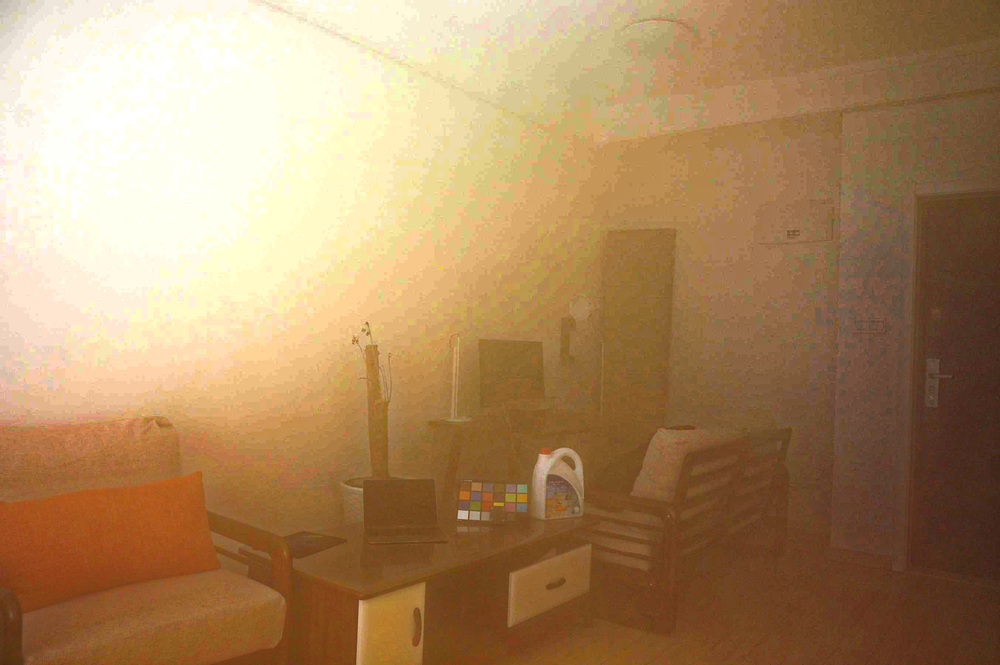
#> input picture Dehaze/PSNR_SSIM/image/J.png, 1000 x 665 px, shrunk from 2708 x 1800 before the run, found by its file name; its folder holds only this picture in this run
$ python dcn.py image/J.png   (older library calls are emulated)
#> lines starting #> are read from the running program, lines starting #| are printed output that depends on the picture
import os

import cv2;
import math;
import numpy as np;


def DarkChannel(im, sz):
    b, g, r = cv2.split(im)
    dc = cv2.min(cv2.min(r, g), b);
    kernel = cv2.getStructuringElement(cv2.MORPH_RECT, (sz, sz))
    dark = cv2.erode(dc, kernel)
    return dark


def AtmLight(im, dark):
    [h, w] = im.shape[:2]
    imsz = h * w
    numpx = int(max(math.floor(imsz / 1000), 1))
    darkvec = dark.reshape(imsz, 1);
    imvec = im.reshape(imsz, 3);

    indices = darkvec.argsort();
    indices = indices[imsz - numpx::]

    atmsum = np.zeros([1, 3])
    for ind in range(1, numpx):
        atmsum = atmsum + imvec[indices[ind]]

    A = atmsum / numpx;
    return A


def TransmissionEstimate(im, A, sz):
    omega = 0.95;
    im3 = np.empty(im.shape, im.dtype);

    for ind in range(0, 3):
        im3[:, :, ind] = im[:, :, ind] / A[0, ind]

    transmission = 1 - omega * DarkChannel(im3, sz);
    return transmission


def Guidedfilter(im, p, r, eps):
    mean_I = cv2.boxFilter(im, cv2.CV_64F, (r, r));
    mean_p = cv2.boxFilter(p, cv2.CV_64F, (r, r));
    mean_Ip = cv2.boxFilter(im * p, cv2.CV_64F, (r, r));
    cov_Ip = mean_Ip - mean_I * mean_p;

    mean_II = cv2.boxFilter(im * im, cv2.CV_64F, (r, r));
    var_I = mean_II - mean_I * mean_I;

    a = cov_Ip / (var_I + eps);
    b = mean_p - a * mean_I;

    mean_a = cv2.boxFilter(a, cv2.CV_64F, (r, r));
    mean_b = cv2.boxFilter(b, cv2.CV_64F, (r, r));

    q = mean_a * im + mean_b;
    return q;


def TransmissionRefine(im, et):
    gray = cv2.cvtColor(im, cv2.COLOR_BGR2GRAY);
    gray = np.float64(gray) / 255;
    r = 60;
    eps = 0.0001;
    t = Guidedfilter(gray, et, r, eps);

    return t;


def Recover(im, t, A, tx=0.1):
    res = np.empty(im.shape, im.dtype);
    t = cv2.max(t, tx);

    for ind in range(0, 3):
        res[:, :, ind] = (im[:, :, ind] - A[0, ind]) / t + A[0, ind]

    return res


if __name__ == '__main__':
    import sys
    path = r'E:\DataSet\VideoHazy_v3\Test\image\test\image'
    names = os.listdir(path)
    for name in names:
        fn = os.path.join(path, name)
        # fn = r'E:\DataSet\VideoHazy_v3\Test\image\images2\100001.JPG'
        def nothing(*argv):
            pass


        src = cv2.imread(fn);
#> src is the input picture: shape (665, 1000, 3); mean B, G, R 98, 137.7, 172.2

        I = src.astype('float64') / 255;

        dark = DarkChannel(I, 15);
#> in DarkChannel, `dark = cv2.erode(dc, kernel)`:
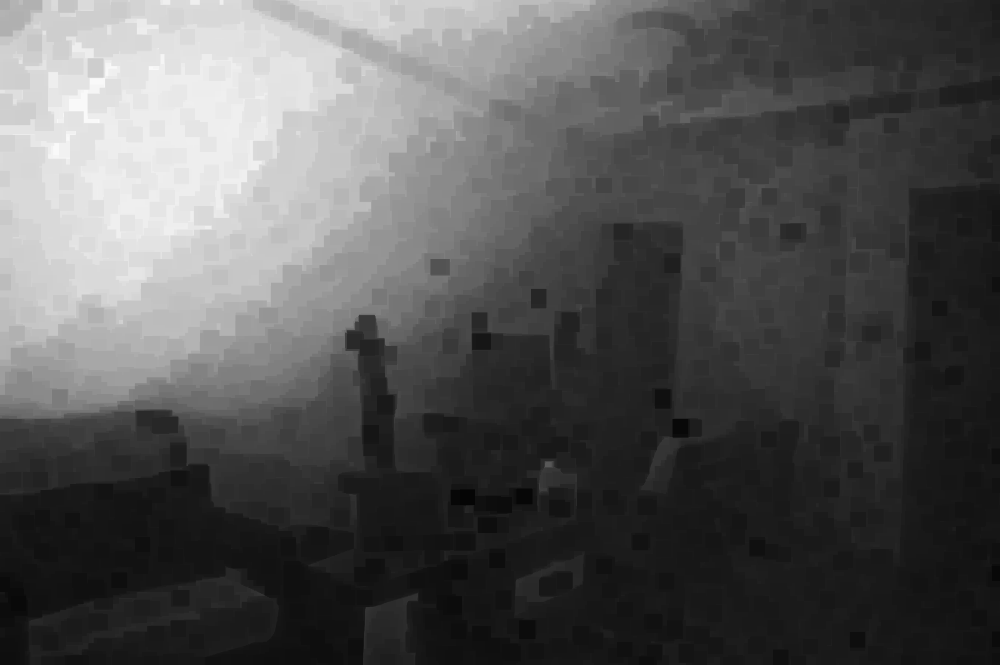
#> dark: shape (665, 1000) float64; min 0.0196, max 0.988, mean 0.333
        A = AtmLight(I, dark);
#> in AtmLight, `indices = indices[imsz - numpx::]`: indices = 665 values from 0 to 0
#> the loop in AtmLight, `for ind in range(1, numpx):` made 664 passes
#> atmsum on passes 1 to 3: [[0.663, 0.706, 0.737]], [[1.33, 1.41, 1.47]], [[1.99, 2.12, 2.21]]
#> after the loop in AtmLight, `for ind in range(1, numpx):`: atmsum = [[440.1, 468.7, 489.5]]
#> in AtmLight, `A = atmsum / numpx;`: A = [[0.662, 0.705, 0.736]]
#> A = [[0.662, 0.705, 0.736]]
        te = TransmissionEstimate(I, A, 15);
#> after the loop in TransmissionEstimate, `for ind in range(0, 3):`:
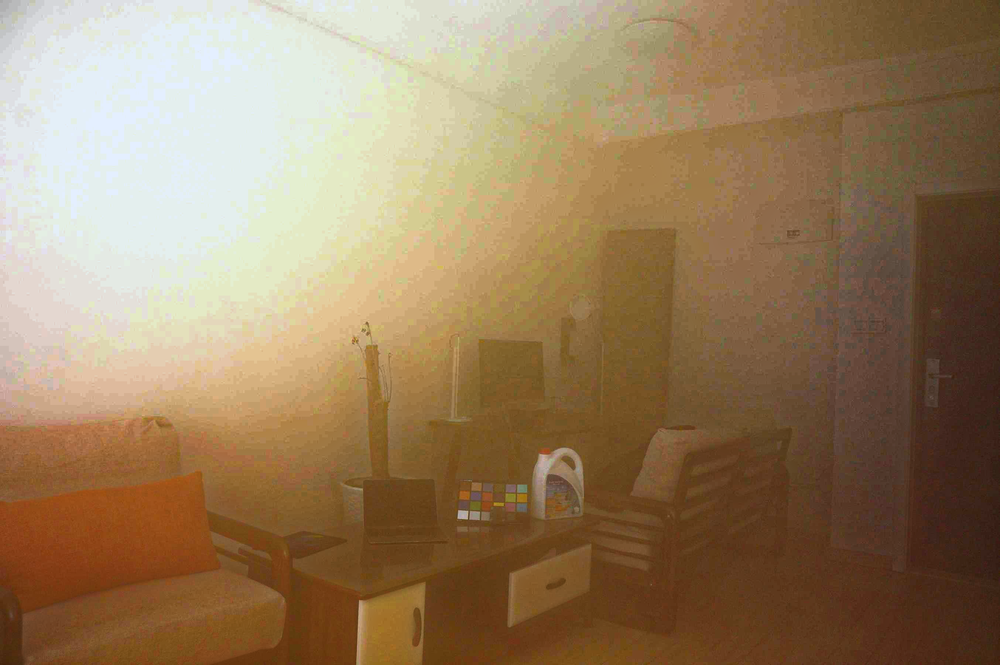
#> im3: shape (665, 1000, 3) float64; mean B, G, R 0.581, 0.766, 0.917; drawn with min black and max white
        t = TransmissionRefine(src, te);
#> in Guidedfilter, `mean_a = cv2.boxFilter(a, cv2.CV_64F, (r, r));`:
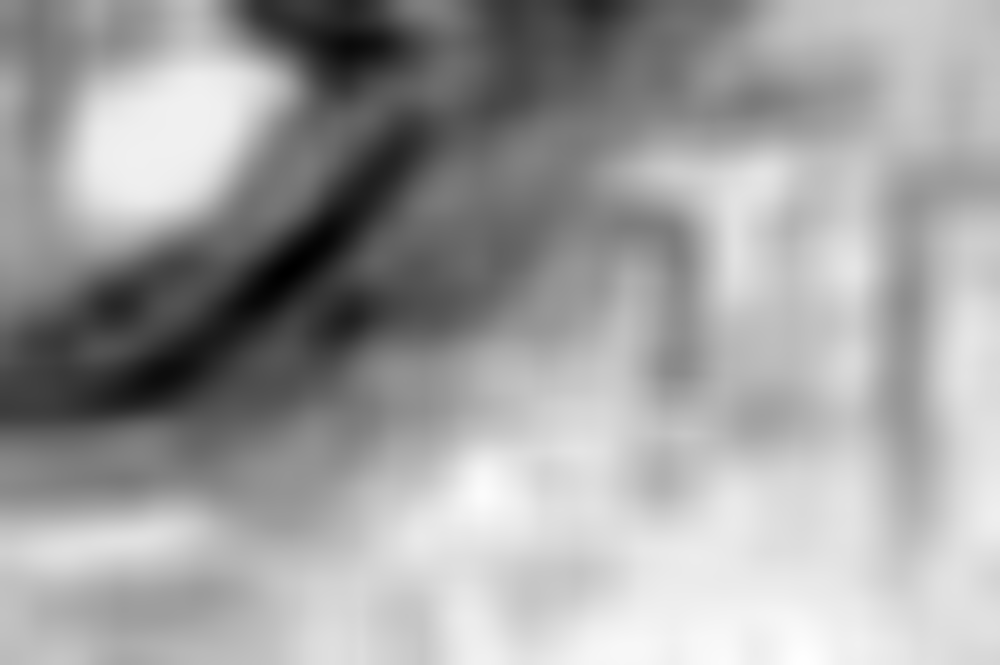
#> mean_a: shape (665, 1000) float64; min -2.26, max 0.137, mean -0.747; drawn with min black and max white
#> in Guidedfilter, `mean_b = cv2.boxFilter(b, cv2.CV_64F, (r, r));`:
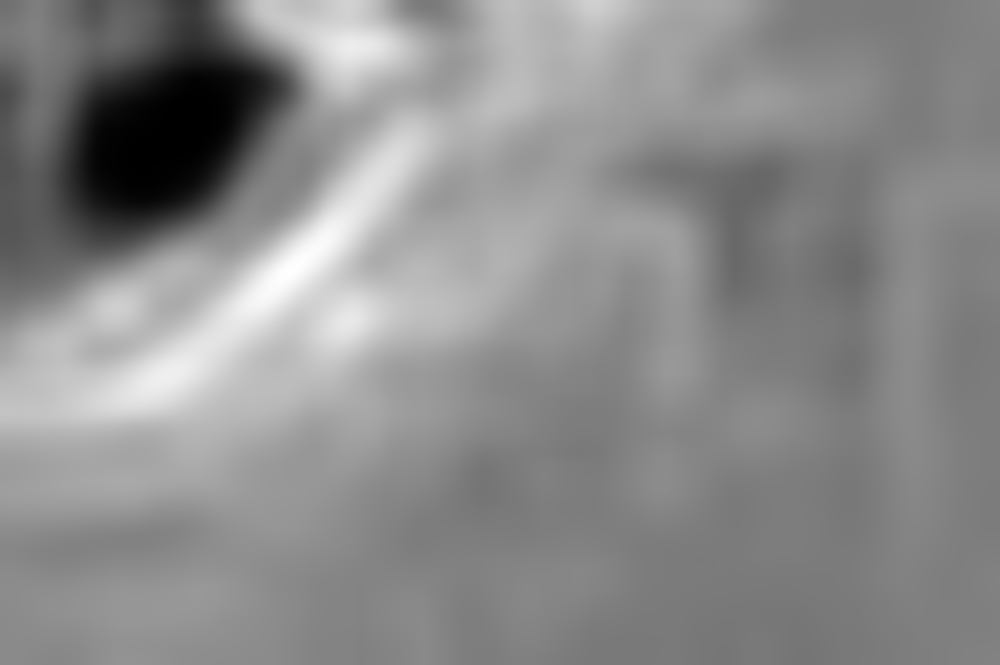
#> mean_b: shape (665, 1000) float64; min -0.294, max 2.14, mean 1.04; drawn with min black and max white
        J = Recover(I, t, A, 0.1);
#> in Recover, `t = cv2.max(t, tx);`:
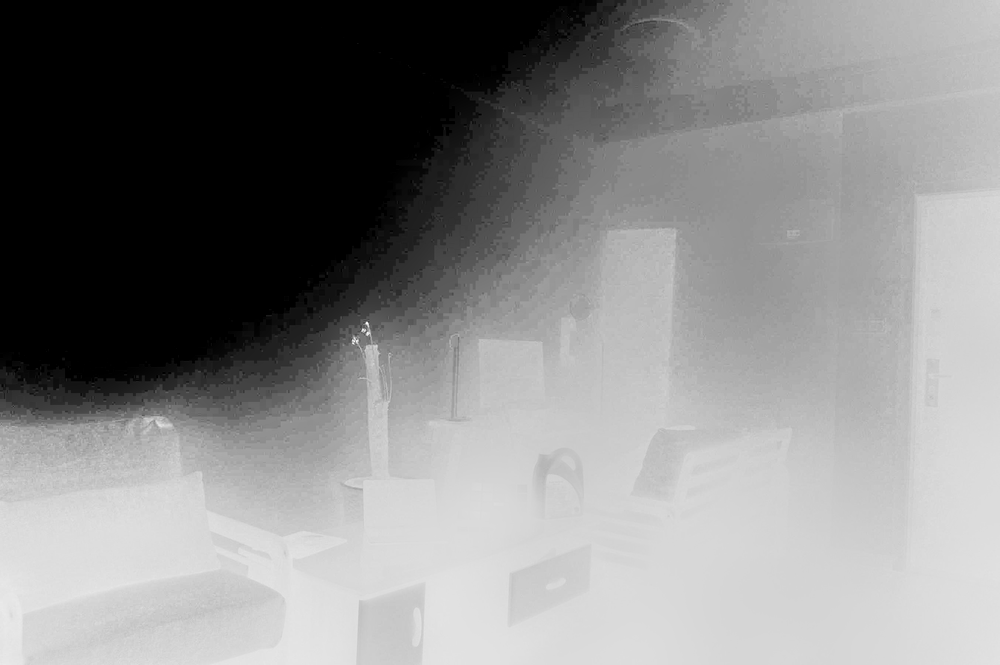
#> t: shape (665, 1000) float64; min 0.1, max 1.01, mean 0.578; drawn with min black and max white
#> after the loop in Recover, `for ind in range(0, 3):`:
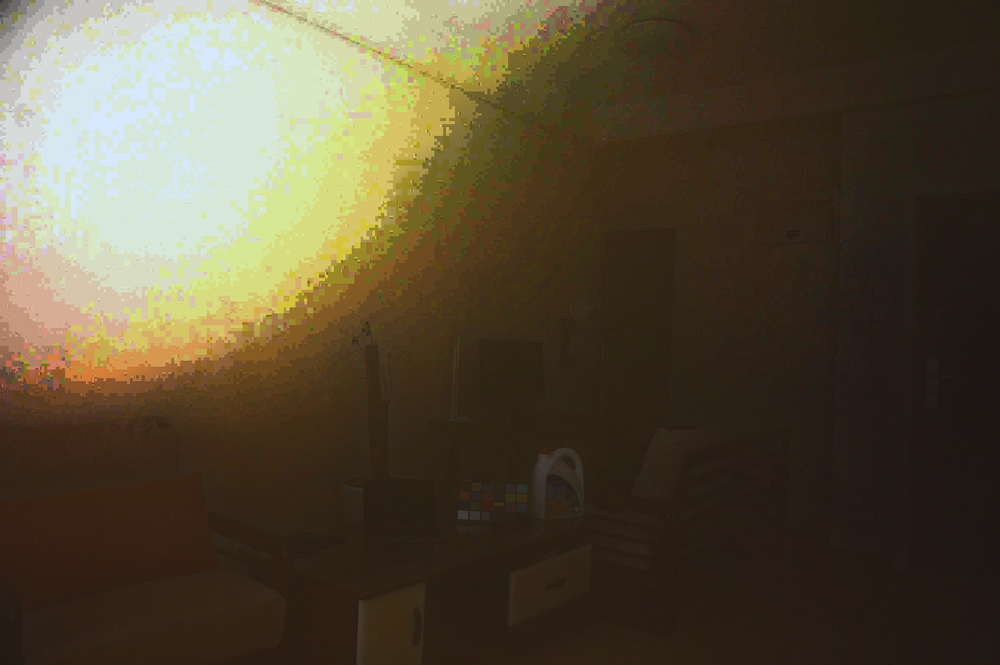
#> res: shape (665, 1000, 3) float64; mean B, G, R 0.663, 1.02, 1.21; drawn with min black and max white

        # cv2.imshow("dark", dark);
        # cv2.imshow("t", t);
        # cv2.imshow('I', src);
        # cv2.imshow('J', J);
        save_path1 = r'E:\DataSet\VideoHazy_v3\Test\image\test\dark'
        save_path = os.path.join(save_path1, name)
        cv2.imwrite(save_path, J * 255);
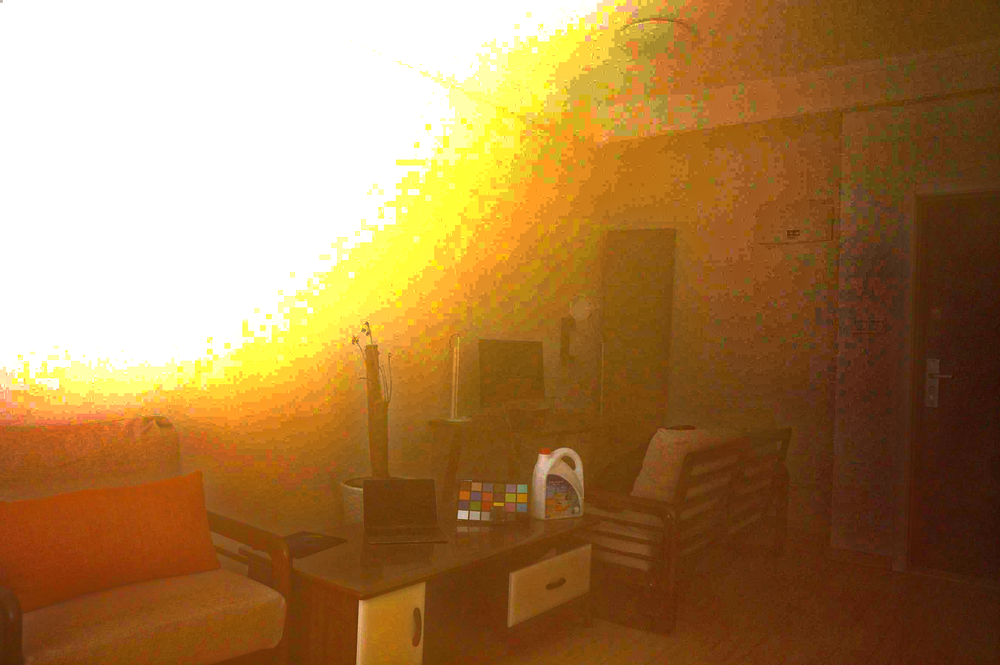
#> saved as J.png: shape (665, 1000, 3); mean B, G, R 77.5, 127.3, 167.3
        # cv2.waitKey();
        # cv2.destroyAllWindows()
